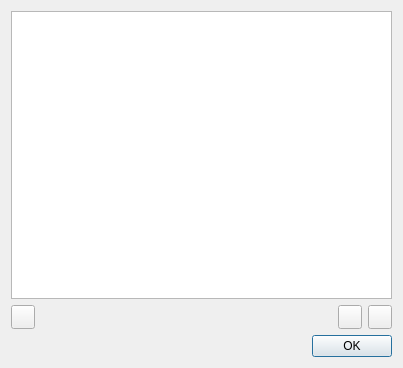
<?xml version="1.0" encoding="UTF-8"?>
<ui version="4.0">
 <class>ContactDialog</class>
 <widget class="QDialog" name="ContactDialog">
  <property name="geometry">
   <rect>
    <x>0</x>
    <y>0</y>
    <width>403</width>
    <height>368</height>
   </rect>
  </property>
  <property name="windowTitle">
   <string>Dialog</string>
  </property>
  <layout class="QVBoxLayout" name="verticalLayout_2">
   <item>
    <layout class="QVBoxLayout" name="verticalLayout">
     <item>
      <widget class="KListWidget" name="klistwidget"/>
     </item>
     <item>
      <layout class="QHBoxLayout" name="horizontalLayout">
       <item>
        <widget class="QPushButton" name="editButton">
         <property name="minimumSize">
          <size>
           <width>24</width>
           <height>24</height>
          </size>
         </property>
         <property name="maximumSize">
          <size>
           <width>24</width>
           <height>24</height>
          </size>
         </property>
        </widget>
       </item>
       <item>
        <spacer name="horizontalSpacer">
         <property name="orientation">
          <enum>Qt::Horizontal</enum>
         </property>
         <property name="sizeHint" stdset="0">
          <size>
           <width>40</width>
           <height>20</height>
          </size>
         </property>
        </spacer>
       </item>
       <item>
        <widget class="QPushButton" name="addButton">
         <property name="minimumSize">
          <size>
           <width>24</width>
           <height>24</height>
          </size>
         </property>
         <property name="maximumSize">
          <size>
           <width>24</width>
           <height>24</height>
          </size>
         </property>
        </widget>
       </item>
       <item>
        <widget class="QPushButton" name="removeButton">
         <property name="minimumSize">
          <size>
           <width>24</width>
           <height>24</height>
          </size>
         </property>
         <property name="maximumSize">
          <size>
           <width>24</width>
           <height>24</height>
          </size>
         </property>
        </widget>
       </item>
      </layout>
     </item>
    </layout>
   </item>
   <item>
    <widget class="QDialogButtonBox" name="buttonBox">
     <property name="orientation">
      <enum>Qt::Horizontal</enum>
     </property>
     <property name="standardButtons">
      <set>QDialogButtonBox::Ok</set>
     </property>
    </widget>
   </item>
  </layout>
 </widget>
 <customwidgets>
  <customwidget>
   <class>KListWidget</class>
   <extends>QListWidget</extends>
   <header>klistwidget.h</header>
  </customwidget>
 </customwidgets>
 <resources/>
 <connections>
  <connection>
   <sender>buttonBox</sender>
   <signal>accepted()</signal>
   <receiver>ContactDialog</receiver>
   <slot>accept()</slot>
   <hints>
    <hint type="sourcelabel">
     <x>248</x>
     <y>254</y>
    </hint>
    <hint type="destinationlabel">
     <x>157</x>
     <y>274</y>
    </hint>
   </hints>
  </connection>
  <connection>
   <sender>buttonBox</sender>
   <signal>rejected()</signal>
   <receiver>ContactDialog</receiver>
   <slot>reject()</slot>
   <hints>
    <hint type="sourcelabel">
     <x>316</x>
     <y>260</y>
    </hint>
    <hint type="destinationlabel">
     <x>286</x>
     <y>274</y>
    </hint>
   </hints>
  </connection>
 </connections>
</ui>
